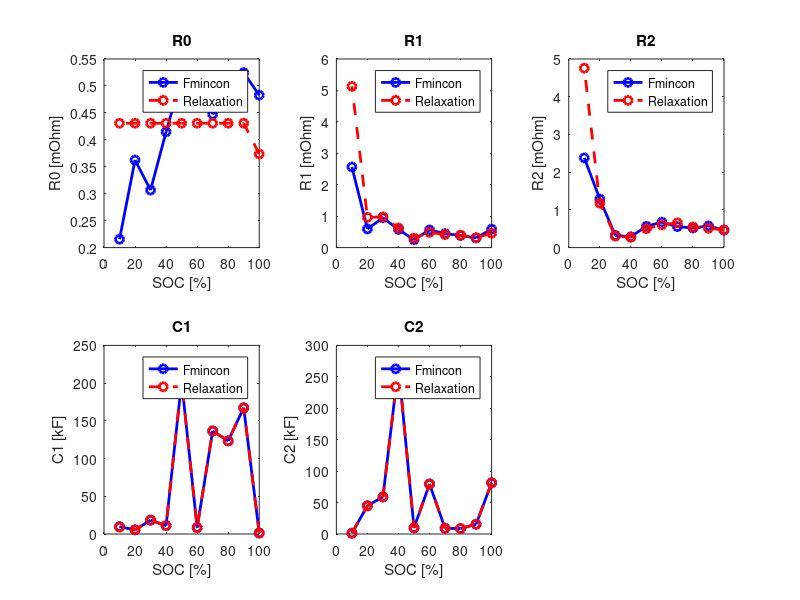

MATLAB code to generate this figure:
clear;
clc;
close all;

%% load data
load rc2_cf_fmincon_params.mat
r0 = r0_cf * 1e3;
r1 = r1_cf * 1e3;
r2 = r2_cf * 1e3;
c1 = c1_cf * 1e-3;
c2 = c2_cf * 1e-3;
load rc2_cf_params.mat
r0_cf = r0_cf * 1e3;
r1_cf = r1_cf * 1e3;
r2_cf = r2_cf * 1e3;
c1_cf = c1_cf * 1e-3;
c2_cf = c2_cf * 1e-3;
soc = [100; 90; 80; 70; 60; 50; 40; 30; 20; 10];

%% plot
figure(1);
subplot(2, 3, 1)
plot(soc, r0, '-ob', 'LineWidth', 2);
hold on;
plot(soc, r0_cf, '--or', 'LineWidth', 2);
xlabel('SOC [%]')
ylabel('R0 [mOhm]')
title('R0')
legend('Fmincon', 'Relaxation')

subplot(2, 3, 2)
plot(soc, r1, '-ob', 'LineWidth', 2);
hold on;
plot(soc, r1_cf, '--or', 'LineWidth', 2);
xlabel('SOC [%]')
ylabel('R1 [mOhm]')
title('R1')
legend('Fmincon', 'Relaxation')

subplot(2, 3, 3)
plot(soc, r2, '-ob', 'LineWidth', 2);
hold on;
plot(soc, r2_cf, '--or', 'LineWidth', 2);
xlabel('SOC [%]')
ylabel('R2 [mOhm]')
title('R2')
legend('Fmincon', 'Relaxation')

subplot(2, 3, 4)
plot(soc, c1, '-ob', 'LineWidth', 2);
hold on;
plot(soc, c1_cf, '--or', 'LineWidth', 2);
xlabel('SOC [%]')
ylabel('C1 [kF]')
title('C1')
legend('Fmincon', 'Relaxation')

subplot(2, 3, 5)
plot(soc, c2, '-ob', 'LineWidth', 2);
hold on;
plot(soc, c2_cf, '--or', 'LineWidth', 2);
xlabel('SOC [%]')
ylabel('C2 [kF]')
title('C2')
legend('Fmincon', 'Relaxation')
